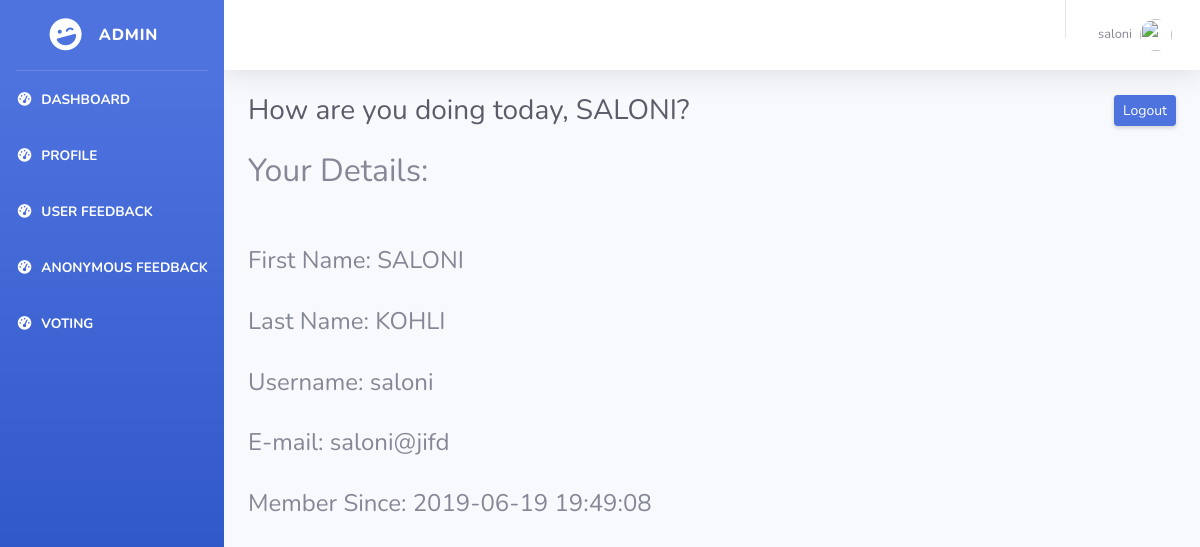
Screenshot of /mess/profileadmin.php (signed in) with the database file from the repository.
### tables this page shows
CREATE TABLE `admindash` (
  `item_id` int(3) NOT NULL,
  `item` varchar(255) NOT NULL,
  `link` varchar(255) NOT NULL
);

CREATE TABLE `loginadmin` (
  `admin_id` int(3) NOT NULL,
  `first_name` varchar(255) NOT NULL,
  `last_name` varchar(255) NOT NULL,
  `username` varchar(255) NOT NULL,
  `password` varchar(255) NOT NULL,
  `email` varchar(255) NOT NULL,
  `date` datetime NOT NULL DEFAULT current_timestamp()
);

### mess/profileadmin.php (the view, shortened to what this page needs)
<!DOCTYPE html>
<?php
    $connection = mysqli_connect('localhost','root','','users');
    $query = "SELECT * FROM ADMINDASH";
    $result =  mysqli_query($connection, $query);
?>
<html lang="en">
<head>
  <link href="vendor/fontawesome-free/css/all.min.css" rel="stylesheet" type="text/css">
  <link href="sb-admin-2.min.css" rel="stylesheet">
</head>
<body id="page-top">
  <div id="wrapper">
    <ul class="navbar-nav bg-gradient-primary sidebar sidebar-dark accordion" id="accordionSidebar">
      <a class="sidebar-brand d-flex align-items-center justify-content-center" href="index.html">
        <div class="sidebar-brand-icon rotate-n-15">
          <i class="fas fa-laugh-wink"></i>
        </div>
        <div class="sidebar-brand-text mx-3">ADMIN </div>
      </a>
      <hr class="sidebar-divider my-0">
        <?php
            while($row=mysqli_fetch_assoc($result))
            {
                $item = $row['item'];
                $link = $row['link'];
                echo "<li class='nav-item active'>
                <a class='nav-link' href='$link'>
                <i class='fas fa-fw fa-tachometer-alt'></i>
                <span>$item</span></a>
                    </li>";
            }
?>
      </ul>
    <div id="content-wrapper" class="d-flex flex-column">
      <div id="content">
        <nav class="navbar navbar-expand navbar-light bg-white topbar mb-4 static-top shadow">
          <ul class="navbar-nav ml-auto">
            <li class="nav-item dropdown no-arrow mx-1">
            <li class="nav-item dropdown no-arrow">
              <a class="nav-link dropdown-toggle" href="#" id="userDropdown" role="button" data-toggle="dropdown" aria-haspopup="true" aria-expanded="false">
                 <span class ='mr-2 d-none d-lg-inline text-gray-600 small'>  <?php echo $_SESSION['admin_username']; ?> </span>
                <img class="img-profile rounded-circle" src="https://source.unsplash.com/QAB-WJcbgJk/60x60">
              </a>
            </li>
          </ul>
        </nav>
        <div class="container-fluid">
          <div class="d-sm-flex align-items-center justify-content-between mb-4">
              <?php
              $user = $_SESSION['admin_username'];
              $query = "SELECT first_name from loginadmin where username = '$user'";
              $result = mysqli_query($connection,$query);
              $row = mysqli_fetch_assoc($result);
              $first_name=$row['first_name'];
           echo "<h1 class='h3 mb-0 text-gray-800'>How are you doing today, $first_name?</h1>";
                ?>
              <form  method="post" action="#">
              <input type="submit" class="d-none d-sm-inline-block btn btn-sm btn-primary shadow-sm" name="logout" value="Logout">
              </form><?php
              if(isset($_POST["logout"]))
              { $_SESSION["admin_username"]= null;
                 header("Location: ../mess/loginadmin.php");
              }?></div>
<h2>Your Details:</h2>
            <br>
            <br>
            <?php
            $user = $_SESSION['admin_username'];
              $query = "SELECT * from loginadmin where username = '$user'";
              $result = mysqli_query($connection,$query);
              $row = mysqli_fetch_assoc($result);
              $first_name=$row['first_name'];
             $last_name=$row['last_name'];
             $username=$row['username'];
             $email=$row['email'];
            $date=$row['date'];
            echo
"<h4>First Name: $first_name </h4>
 <br>
<h4>Last Name:  $last_name </h4>
 <br>
<h4>Username: $username </h4>
 <br>
<h4>E-mail: $email </h4>
 <br>
<h4>Member Since: $date </h4>
 <br>";?>
          </div>
    </div>
  </div>
      </div>
</body>
</html>

### rows the page displays
admindash: item "DASHBOARD"
admindash: item "PROFILE"
admindash: item "USER FEEDBACK"
admindash: item "ANONYMOUS FEEDBACK"
admindash: item "VOTING"
loginadmin: first_name "SALONI", last_name "KOHLI", username "saloni", email "saloni@jifd", date "2019-06-19 19:49:08"

### other values shown
$_SESSION['admin_username'] "saloni"
